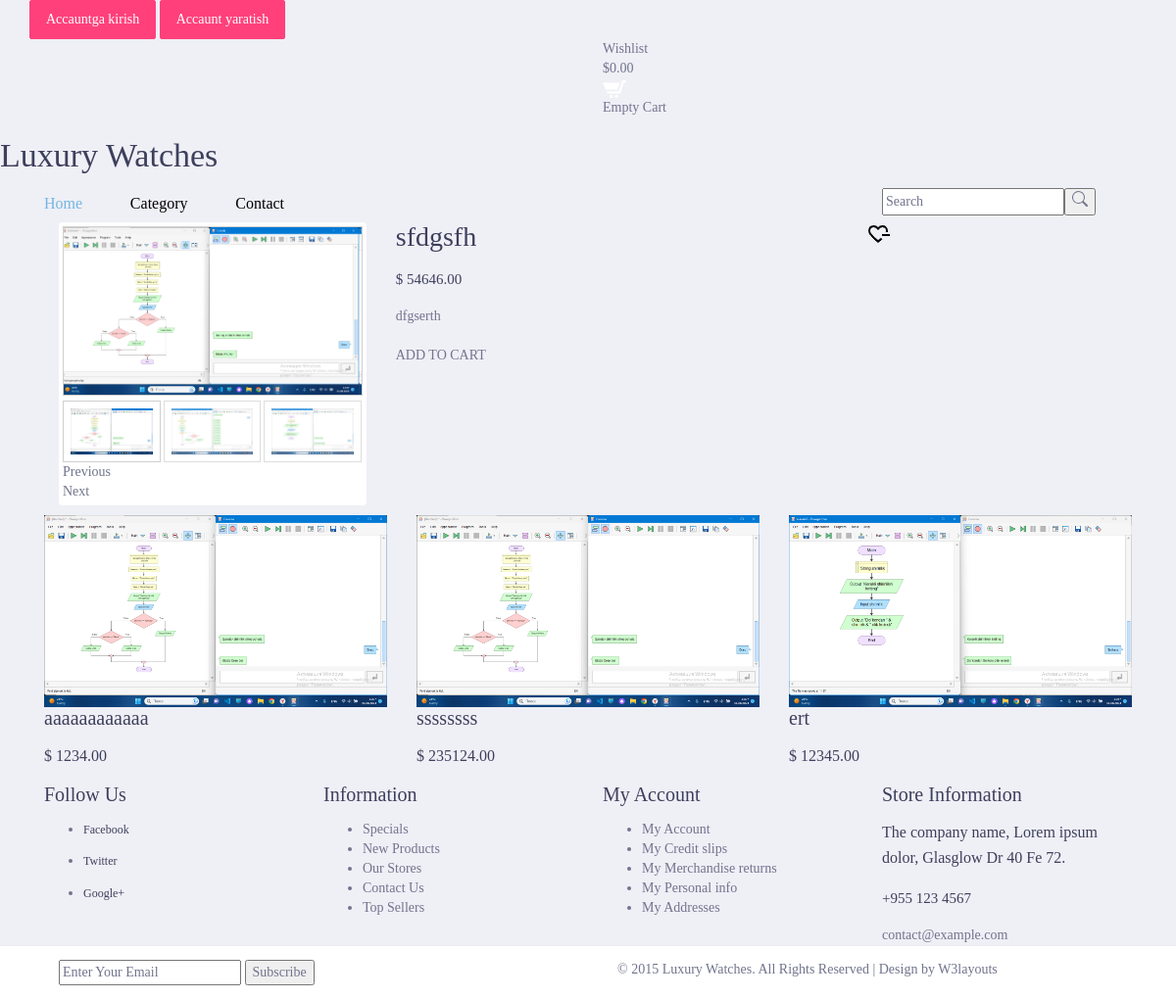
Page /product/8 on the earlier database version.
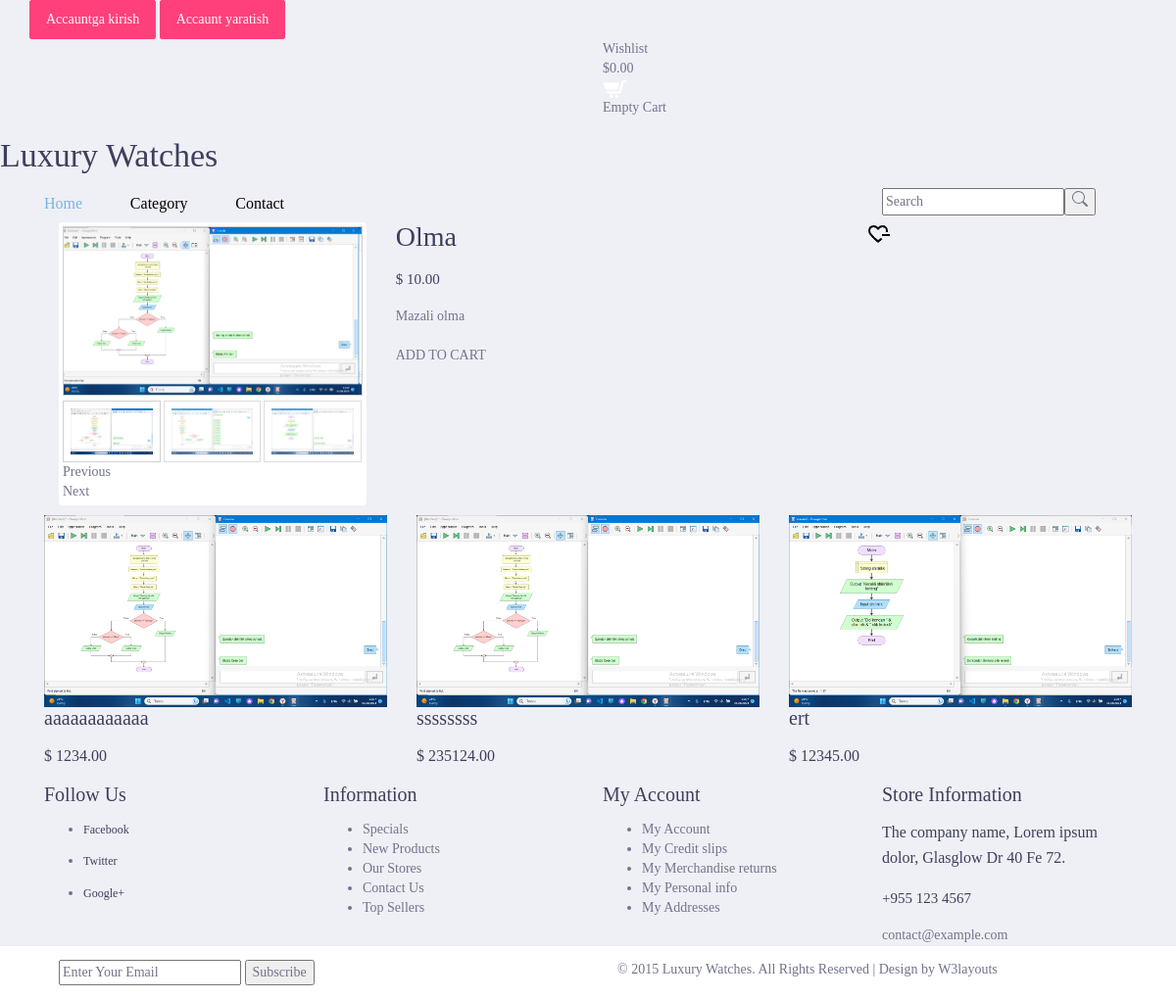
Same page on the later database version.
### main/models.py (models this page shows, shortened)
class Product(models.Model):
    name = models.CharField(max_length=255)
    description = models.TextField()
    quantity = models.IntegerField()
    price = models.DecimalField(decimal_places=2, max_digits=10)
    currency = models.SmallIntegerField(
        choices=(
            (1,'Dollar'),
            (2, 'So`m')
            )
    )
    discount_price = models.DecimalField(
        decimal_places=2,
        max_digits=10,
        blank=True,
        null=True
        )
    baner_image = models.ImageField(upload_to='baner/')
    category = models.ForeignKey(Category, on_delete=models.SET_NULL, null=True)
    @property
    def review(self):
        reviews = ProductReview.objects.filter(product_id=self.id)
        result = reduce(lambda result, x: result +x, reviews, 0)
        try:
            result = result / reviews.count()
        except ZeroDivisionError:
            result = 0
        return result

### main/views.py (the view)
# urls.py: path('product/<int:id>', views.product_detail, name='product_detail'),
def product_detail(request, id):
    product = models.Product.objects.get(id=id)
    categorys = models.Category.objects.all()
    recomendation = models.Product.objects.filter(
        category_id=product.category.id).exclude(id=product.id)[:3]
    images = models.ProductImage.objects.filter(product_id=product.id)
    try:
        wish = models.WishList.objects.get(user=request.user, product=product)
        res = wish.id
    except:
        res = 0
    context = {
        'product':product,
        'categorys':categorys,
        'recomendation':recomendation,
        'images':images,
        'range':range(product.review),
        'res':res
    }
    return render(request, 'product/detail.html', context)

### main/templates/product/detail.html (shortened to what this page needs)
{% extends 'base.html' %}
{% load static %}
{% block content %}
<div class="single contact">
    <div class="container">
        <div class="single-main">
            <div class="col-md-9 single-main-left">
                <div class="sngl-top">
                    <div class="col-md-5 single-top-left">
                            <div class="flexslider">
                                <ul class="slides">
                                {% for img in images %}
                                <li data-thumb="{{img.image.url}}">
                                    <div class="thumb-image"> <img src="{{img.image.url}}" data-imagezoom="true" class="img-responsive" alt=""/> </div>
                                </li>
                                {% endfor %}
                                </ul>
                        </div>
                        <link rel="stylesheet" href="{% static 'css/flexslider.css' %}" type="text/css" media="screen">
                    </div>
                    <div class="col-md-7 single-top-right">
                        <div class="single-para simpleCart_shelfItem">
                        <h2>{{product.name}}</h2>
                            <h5 class="item_price"> {% if product.currency == 1 %} $ {{product.price}} {% else %} {{product.price}} so`m {% endif %}</h5>
                            <p>{{product.description}}</p>
                                <a href="{% url 'main:cart_create' product.id %}" class="add-cart item_add">ADD TO CART</a>
                        </div>
                    </div>
                </div>
            </div>
            {% if res %}
            <div>
                <a href="{% url 'main:del_wish' product.id %}"><img class="material-symbols-outlined" src="{% static 'images/heart.png' %}" alt=""></a>
            </div>
            {% else %}
            <div>
                <a href="{% url 'main:add_wish' product.id %}"><img class="material-symbols-outlined" src="{% static 'images/heart_minus.png' %}" alt=""></a>
            </div>
            {% endif %}
            <div class="latestproducts">
                <div class="product-one">
                    {% for product in recomendation %}
                    <div class="col-md-4 product-left p-left">
                        <div class="product-main simpleCart_shelfItem">
                            <a href="{% url 'main:product_detail' product.id %}" class="mask"><img class="img-responsive zoom-img" src="{{product.baner_image.url}}" alt=""></a>
                            <div class="product-bottom">
                                <h3>{{product.name}}</h3>
                                <h4><a class="item_add" href="#"></a> <span class=" item_price">{% if product.currency == 1 %} $ {{product.price}} {% else %} {{product.price}} so`m {% endif %}</span></h4>
                            </div>
                        </div>
                    </div>
                    {% endfor %}
                </div>
            </div>
        </div>
    </div>
</div>
{% endblock %}

Differences in the rows shown:
changed Product: name "sfdgsfh" → "Olma"; price "54646.00" → "10.00"; description "dfgserth" → "Mazali olma"
